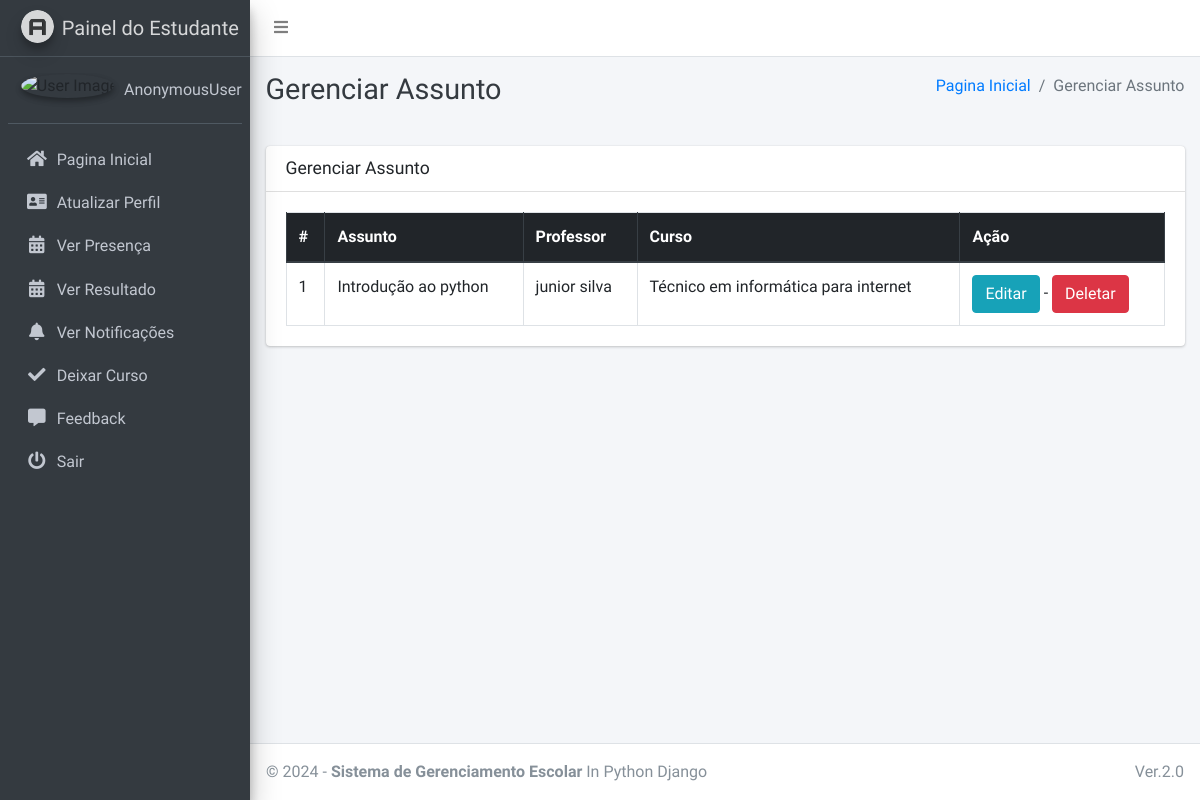
The page /subject/manage/ on the database as committed earlier.
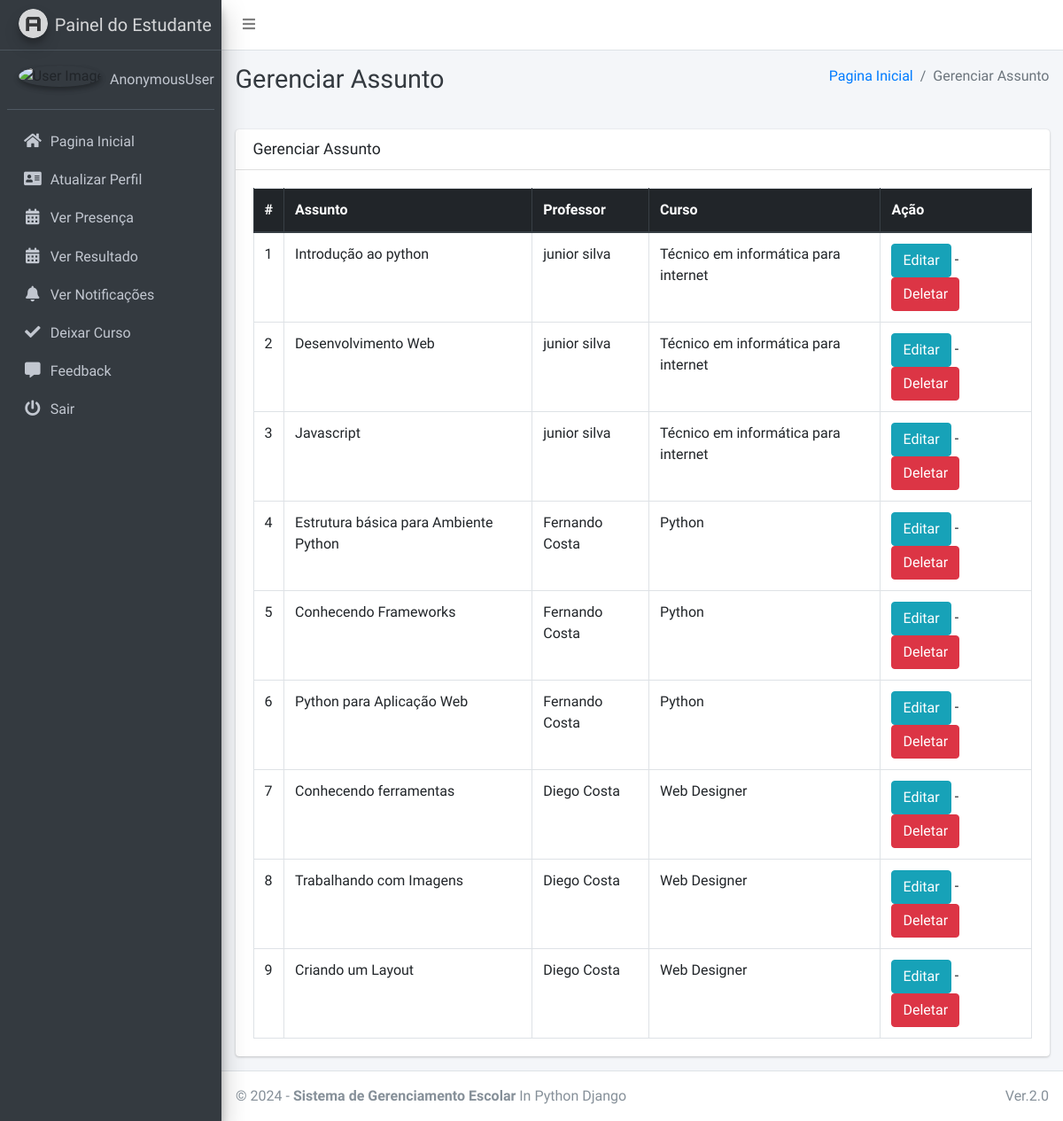
The same page on the database as committed later.
### main_app/models.py (models this page shows, shortened)
class Subject(models.Model):
    name = models.CharField(max_length=120)
    staff = models.ForeignKey(Staff,on_delete=models.CASCADE,)
    course = models.ForeignKey(Course, on_delete=models.CASCADE)
    updated_at = models.DateTimeField(auto_now=True)
    created_at = models.DateTimeField(auto_now_add=True)

class Staff(models.Model):
    course = models.ForeignKey(Course, on_delete=models.DO_NOTHING, null=True, blank=False)
    admin = models.OneToOneField(CustomUser, on_delete=models.CASCADE)

class CustomUser(AbstractUser):
    USER_TYPE = ((1, "HOD"), (2, "Staff"), (3, "Student"))
    GENDER = [("M", "Male"), ("F", "Female")]
    username = None  # Removed username, using email instead
    email = models.EmailField(unique=True)
    user_type = models.CharField(default=1, choices=USER_TYPE, max_length=1)
    gender = models.CharField(max_length=1, choices=GENDER)
    profile_pic = models.ImageField()
    address = models.TextField()
    fcm_token = models.TextField(default="")  # For firebase notifications
    created_at = models.DateTimeField(auto_now_add=True)
    updated_at = models.DateTimeField(auto_now=True)
    USERNAME_FIELD = "email"
    REQUIRED_FIELDS = []
    objects = CustomUserManager()
    def __str__(self):
        return self.first_name +" "+self.last_name

class Course(models.Model):
    name = models.CharField(max_length=120)
    created_at = models.DateTimeField(auto_now_add=True)
    updated_at = models.DateTimeField(auto_now=True)

### main_app/hod_views.py (the view)
# urls.py: path("subject/manage/", hod_views.manage_subject, name='manage_subject'),
def manage_subject(request):
    subjects = Subject.objects.all()
    context = {
        'subjects': subjects,
        'page_title': 'Gerenciar Assunto    '
    }
    return render(request, "hod_template/manage_subject.html", context)

### main_app/templates/hod_template/manage_subject.html
{% extends 'main_app/base.html' %}
{% load static %}
{% block page_title %}{{page_title}}{% endblock page_title %}
{% block content %}
<section class="content">
    <div class="container-fluid">
        <div class="row">
            <div class="col-md-12">
                <div class="card">
                    <div class="card-header">
                        <h3 class="card-title">{{page_title}}</h3>
                    </div>
                    <div class="card-body">
                        <table id="example2" class="table table-bordered table-hover">
                            <thead class="thead-dark">
                                <tr>
                                    <th>#</th>
                                    <th>Assunto</th>
                                    <th>Professor</th>
                                    <th>Curso</th>
                                    <th>Ação</th>
                                </tr>
                            </thead>
                            <tbody>
                                {% for subject in subjects %}
                                <tr>
                                    <td>{{ forloop.counter }}</td>
                                    <td>{{subject.name}}</td>
                                    <td>{{subject.staff.admin}}</td>
                                    <td>{{subject.course.name}}</td>
                                    <td>
                                        <a href="{% url 'edit_subject' subject.id %}" class="btn btn-info">Editar</a> -
                                        <a href="{% url 'delete_subject' subject.id %}" onclick="return confirm('Tem certeza de que deseja excluir isso?')" class="btn btn-danger">Deletar</a>
                                    </td>
                                </tr>
                                {% endfor %}
                            </tbody>
                        </table>
                    </div>
                </div>
            </div>
        </div>
    </div>
</section>
{% endblock content %}

Rows that differ between the two databases and show on the page:
added Subject: name "Desenvolvimento Web", staff.admin "junior silva", course.name "Técnico em informática para internet"
added Subject: name "Javascript", staff.admin "junior silva", course.name "Técnico em informática para internet"
added Subject: name "Estrutura básica para Ambiente Python", staff.admin "Fernando Costa", course.name "Python"
added Subject: name "Conhecendo Frameworks", staff.admin "Fernando Costa", course.name "Python"
added Subject: name "Python para Aplicação Web", staff.admin "Fernando Costa", course.name "Python"
added Subject: name "Conhecendo ferramentas", staff.admin "Diego Costa", course.name "Web Designer"
added Subject: name "Trabalhando com Imagens", staff.admin "Diego Costa", course.name "Web Designer"
added Subject: name "Criando um Layout", staff.admin "Diego Costa", course.name "Web Designer"
